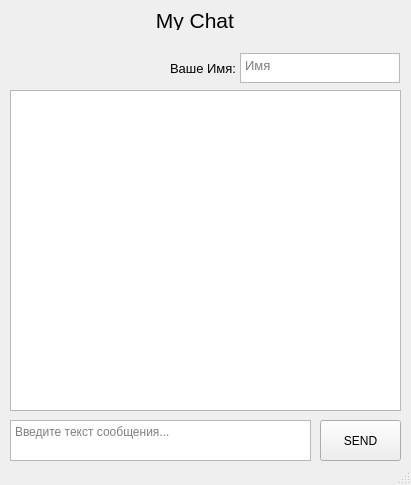
<?xml version="1.0" encoding="UTF-8"?>
<ui version="4.0">
 <class>MainWindow</class>
 <widget class="QMainWindow" name="MainWindow">
  <property name="geometry">
   <rect>
    <x>0</x>
    <y>0</y>
    <width>411</width>
    <height>485</height>
   </rect>
  </property>
  <property name="windowTitle">
   <string>MainWindow</string>
  </property>
  <widget class="QWidget" name="centralwidget">
   <widget class="QPushButton" name="sendButton">
    <property name="geometry">
     <rect>
      <x>320</x>
      <y>420</y>
      <width>81</width>
      <height>41</height>
     </rect>
    </property>
    <property name="text">
     <string>SEND</string>
    </property>
   </widget>
   <widget class="QTextBrowser" name="textBrowser">
    <property name="geometry">
     <rect>
      <x>10</x>
      <y>90</y>
      <width>391</width>
      <height>321</height>
     </rect>
    </property>
   </widget>
   <widget class="QLabel" name="label">
    <property name="geometry">
     <rect>
      <x>150</x>
      <y>10</y>
      <width>111</width>
      <height>20</height>
     </rect>
    </property>
    <property name="font">
     <font>
      <family>Arial</family>
      <pointsize>16</pointsize>
      <weight>50</weight>
      <bold>false</bold>
     </font>
    </property>
    <property name="text">
     <string> My Chat</string>
    </property>
   </widget>
   <widget class="QTextEdit" name="textEdit">
    <property name="geometry">
     <rect>
      <x>240</x>
      <y>53</y>
      <width>160</width>
      <height>30</height>
     </rect>
    </property>
    <property name="font">
     <font>
      <pointsize>10</pointsize>
     </font>
    </property>
    <property name="placeholderText">
     <string>Имя</string>
    </property>
   </widget>
   <widget class="QLabel" name="label_2">
    <property name="geometry">
     <rect>
      <x>170</x>
      <y>60</y>
      <width>80</width>
      <height>16</height>
     </rect>
    </property>
    <property name="font">
     <font>
      <pointsize>10</pointsize>
     </font>
    </property>
    <property name="text">
     <string>Ваше Имя:</string>
    </property>
   </widget>
   <widget class="QTextEdit" name="textEdit_2">
    <property name="geometry">
     <rect>
      <x>10</x>
      <y>420</y>
      <width>301</width>
      <height>41</height>
     </rect>
    </property>
    <property name="placeholderText">
     <string>Введите текст сообщения...</string>
    </property>
   </widget>
  </widget>
  <widget class="QStatusBar" name="statusbar"/>
 </widget>
 <resources/>
 <connections/>
</ui>
